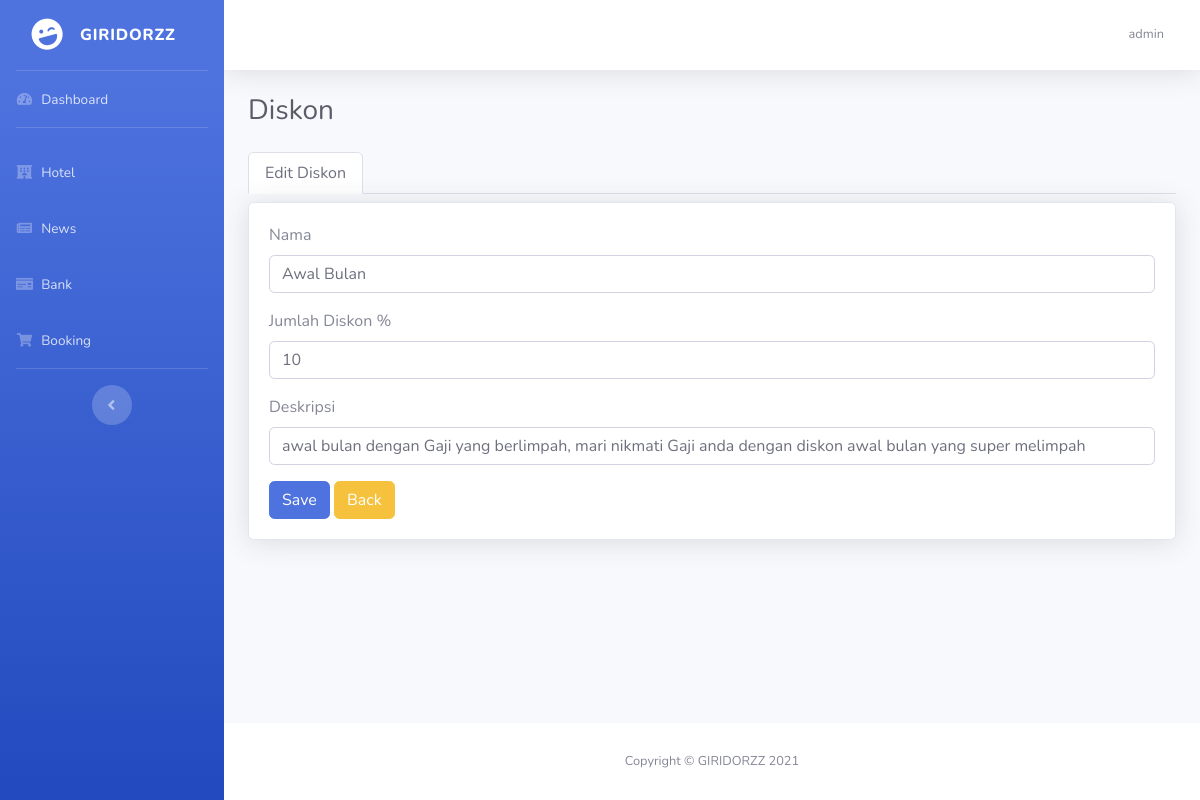
The app's page /admin/hotel/news/show_edit_diskon.php?id=12 with its own data.
### tables this page shows
CREATE TABLE `sb_user` (
  `username` varchar(100) NOT NULL,
  `email` varchar(100) NOT NULL,
  `password` varchar(100) NOT NULL
);

CREATE TABLE `diskon` (
  `idDiskon` int(11) NOT NULL,
  `namaDiskon` varchar(255) NOT NULL,
  `idKamar` int(11) NOT NULL,
  `jmlhDiskon` int(100) NOT NULL,
  `deskripsiDiskon` varchar(255) NOT NULL
);

### admin/hotel/news/edit_diskon.php (the view, shortened to what this page needs)
<?php
require '../../db_conn.php';
$idDiskon = $_GET['id'];
$resultDiskon = mysqli_query($conn, "SELECT * from Diskon where idDiskon = $idDiskon") or die(mysqli_error($conn));
while ($data = mysqli_fetch_array($resultDiskon)) {
?>
    <div class="tab-pane fade show active" id="edit-diskon" role="tabpanel" aria-labelledby="home-tab">
        <div class="card shadow mb-4 mt-2">
            <div class=" card-body">
                <form action="process.php" method="POST" enctype="multipart/form-data">
                    <div class="form-group">
                        <label for="namaDiskon">Nama</label>
                        <input value="<?= $data['namaDiskon'] ?>" type="text" class="form-control" id="namaDiskon" name="namaDiskon" placeholder="Masukkan nama diskon">
                    </div>
                    <div class="form-group">
                        <label for="jmlDiskon">Jumlah Diskon %</label>
                        <input value="<?= $data['jmlhDiskon'] ?>" type="number" class="form-control" id="jmlDiskon" name="jmlDiskon" placeholder="Masukkan Jumlah Diskon" min="1" max="100">
                    </div>
                    <div class="form-group">
                        <label for="deskripsi">Deskripsi</label>
                        <input value="<?= $data['deskripsiDiskon'] ?>" type="text" class="form-control" id="deskripsi" name="deskripsi" placeholder="Tulis deskripsi">
                    </div>
                <?php
            }
                ?>
                <button type="submit" name="edit" class="btn btn-primary">Save</button>
                <a href="news.php" class="btn btn-warning">Back</a>
                </form>
            </div>
        </div>
    </div>

### admin/hotel/news/header.php (shortened to what this page needs)
<?php
require '../../db_conn.php';
$admin = $conn->query("SELECT username from sb_user");
while ($username = mysqli_fetch_array($admin)) {
  $result =  $username["username"];
}
?>
<!DOCTYPE html>
<html lang="en">
<head>
  <link href="../../vendor/fontawesome-free/css/all.min.css" rel="stylesheet" type="text/css">
  <link href="../../css/sb-admin-2.min.css" rel="stylesheet">
</head>
<body id="page-top">
  <div id="wrapper">
    <ul class="navbar-nav bg-gradient-primary sidebar sidebar-dark accordion" id="accordionSidebar">
      <a class="sidebar-brand d-flex align-items-center justify-content-center" href="#">
        <div class="sidebar-brand-icon rotate-n-15">
          <i class="fas fa-laugh-wink"></i>
        </div>
        <div class="sidebar-brand-text mx-3">GIRIDORZZ</div>
      </a>
      <hr class="sidebar-divider my-0">
      <li class="nav-item">
        <a class="nav-link" href="index.html">
          <i class="fas fa-fw fa-tachometer-alt"></i>
          <span>Dashboard</span></a>
      </li>
      <hr class="sidebar-divider">
      <li class="nav-item">
        <a class="nav-link collapsed" href="../hotel.php">
          <i class=" fas fa-fw fa-hotel"></i>
          <span>Hotel</span>
        </a>
      </li>
      <li class="nav-item">
        <a class="nav-link collapsed" href="news.php">
          <i class=" fas fa-fw fa-newspaper"></i>
          <span>News</span>
        </a>
      </li>
      <li class="nav-item">
        <a class="nav-link collapsed" href="../bank/bank.php">
          <i class=" fas fa-fw fa-money-check"></i>
          <span>Bank</span>
        </a>
      </li>
      <li class="nav-item">
        <a class="nav-link collapsed" href="../booking/booking.php">
          <i class=" fas fa-fw fa-shopping-cart"></i>
          <span>Booking</span>
        </a>
      </li>
      <hr class="sidebar-divider d-none d-md-block">
      <div class="text-center d-none d-md-inline">
        <button class="rounded-circle border-0" id="sidebarToggle"></button>
      </div>
    </ul>
    <div id="content-wrapper" class="d-flex flex-column">
      <div id="content">
        <nav class="navbar navbar-expand navbar-light bg-white topbar mb-4 static-top shadow">
          <ul class="navbar-nav ml-auto">
            <li class="nav-item dropdown no-arrow">
              <a class="nav-link dropdown-toggle" href="#" id="userDropdown" role="button" data-toggle="dropdown" aria-haspopup="true" aria-expanded="false">
                <span class="mr-2 d-none d-lg-inline text-gray-600 small"><?= $result ?></span>
              </a>
            </li>
          </ul>
        </nav>

### records on screen
sb_user: username "admin"
diskon: namaDiskon "Awal Bulan", jmlDiskon "10", deskripsi "awal bulan dengan Gaji yang berlimpah, mari nikmati Gaji anda dengan diskon awal bulan yang super melimpah"
